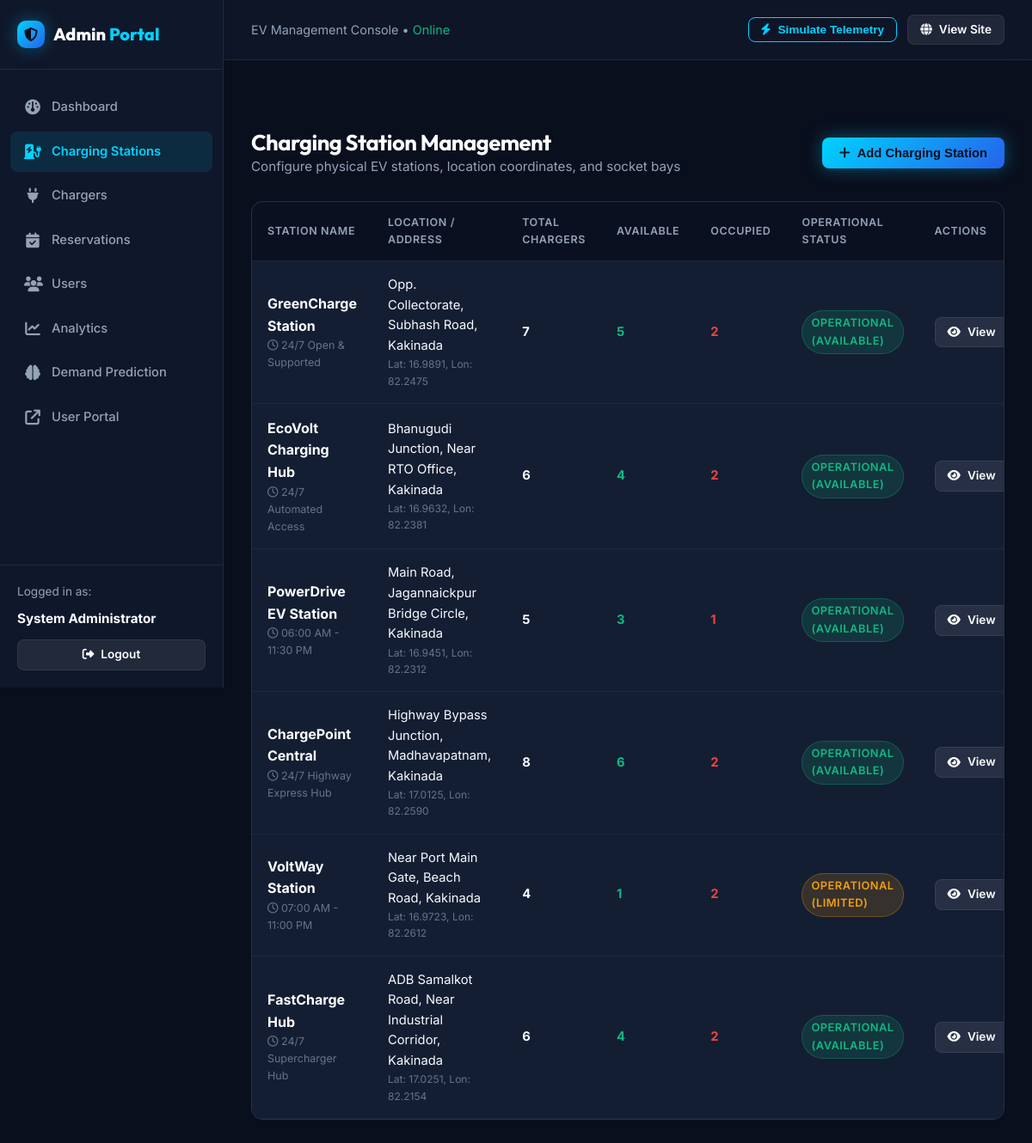
Page /admin/stations (signed in) on the committed database.
### database.py (models this page shows, shortened)
class User(db.Model):
    __tablename__ = 'users'
    user_id = db.Column(db.Integer, primary_key=True, autoincrement=True)
    name = db.Column(db.String(100), nullable=False)
    email = db.Column(db.String(120), unique=True, nullable=False, index=True)
    phone = db.Column(db.String(20), nullable=False)
    password = db.Column(db.String(255), nullable=False)
    vehicle_type = db.Column(db.String(50), default='Electric Sedan')
    vehicle_number = db.Column(db.String(25), default='AP-05-EV-1001')
    role = db.Column(db.String(20), default='user')  # 'user' or 'admin'
    status = db.Column(db.String(20), default='active')  # 'active' or 'disabled'
    created_at = db.Column(db.DateTime, default=datetime.utcnow)
    reservations = db.relationship('Reservation', backref='user', lazy=True, cascade='all, delete-orphan')

class Station(db.Model):
    __tablename__ = 'stations'
    station_id = db.Column(db.Integer, primary_key=True, autoincrement=True)
    station_name = db.Column(db.String(150), nullable=False)
    address = db.Column(db.String(255), nullable=False)
    city = db.Column(db.String(80), default='Kakinada')
    latitude = db.Column(db.Float, nullable=False)
    longitude = db.Column(db.Float, nullable=False)
    operating_hours = db.Column(db.String(80), default='24/7 Support & Access')
    status = db.Column(db.String(30), default='Operational')
    created_at = db.Column(db.DateTime, default=datetime.utcnow)
    chargers = db.relationship('Charger', backref='station', lazy=True, cascade='all, delete-orphan')
    reservations = db.relationship('Reservation', backref='station', lazy=True, cascade='all, delete-orphan')
    usage_records = db.relationship('UsageHistory', backref='station', lazy=True, cascade='all, delete-orphan')
    @property
    def total_chargers(self):
        return len(self.chargers)
    @property
    def available_chargers(self):
        return sum(1 for c in self.chargers if c.status == 'Available')
    @property
    def occupied_chargers(self):
        return sum(1 for c in self.chargers if c.status == 'Occupied')
    @property
    def availability_badge(self):
        avail = self.available_chargers
        total = self.total_chargers
        if total == 0 or avail == 0:
            return {'text': 'Full', 'class': 'badge-danger', 'color': '#EF4444'}
        elif avail <= 2 or (avail / total) < 0.35:
            return {'text': 'Limited', 'class': 'badge-warning', 'color': '#F59E0B'}
        else:
            return {'text': 'Available', 'class': 'badge-success', 'color': '#10B981'}

class Charger(db.Model):
    __tablename__ = 'chargers'
    charger_id = db.Column(db.Integer, primary_key=True, autoincrement=True)
    station_id = db.Column(db.Integer, db.ForeignKey('stations.station_id', ondelete='CASCADE'), nullable=False)
    charger_code = db.Column(db.String(20), nullable=False)  # e.g., 'CH-01'
    charger_type = db.Column(db.String(50), nullable=False)  # 'AC Charging', 'DC Fast Charging', 'Rapid Charging'
    power_rating = db.Column(db.String(30), nullable=False)  # '22 kW', '60 kW', '150 kW'
    status = db.Column(db.String(30), default='Available')  # 'Available', 'Occupied', 'Maintenance'
    price_per_kwh = db.Column(db.Float, default=14.50)
    current_vehicle = db.Column(db.String(50), nullable=True)
    reservations = db.relationship('Reservation', backref='charger', lazy=True, cascade='all, delete-orphan')

### app.py (the view)
@app.route('/admin/stations')
@admin_required
def admin_stations():
    stations = Station.query.all()
    return render_template('admin/stations.html', stations=stations)

### app.py (called while the page is built)
@app.context_processor
def inject_global_vars():
    user = None
    if 'user_id' in session:
        user = User.query.get(session['user_id'])
    return {
        'current_user': user,
        'current_year': datetime.now().year,
        'is_admin': session.get('role') == 'admin'
    }

def admin_required(f):
    @wraps(f)
    def decorated_function(*args, **kwargs):
        if 'user_id' not in session or session.get('role') != 'admin':
            flash('Access restricted. Admin credentials required.', 'danger')
            return redirect(url_for('login'))
        return f(*args, **kwargs)
    return decorated_function

### templates/admin/stations.html (shortened to what this page needs)
{% extends "admin/base_admin.html" %}
{% block admin_content %}
<div>
    <div style="display: flex; justify-content: space-between; align-items: center; margin-bottom: 28px; flex-wrap: wrap; gap: 16px;">
        <div>
            <h1 class="admin-header-title">Charging Station Management</h1>
            <p style="color: var(--text-secondary); font-size: 0.95rem;">Configure physical EV stations, location coordinates, and socket bays</p>
        </div>
        <button type="button" class="btn btn-primary" id="openAddStationModal">
            <i class="fa-solid fa-plus"></i> Add Charging Station
        </button>
    </div>
    <div class="table-responsive">
        <table class="custom-table">
            <thead>
                <tr>
                    <th>Station Name</th>
                    <th>Location / Address</th>
                    <th>Total Chargers</th>
                    <th>Available</th>
                    <th>Occupied</th>
                    <th>Operational Status</th>
                    <th>Actions</th>
                </tr>
            </thead>
            <tbody>
                {% for st in stations %}
                <tr>
                    <td>
                        <strong style="color: #FFFFFF; font-size: 1rem;">{{ st.station_name }}</strong>
                        <div style="font-size: 0.78rem; color: var(--text-muted);"><i class="fa-regular fa-clock"></i> {{ st.operating_hours }}</div>
                    </td>
                    <td>
                        <div>{{ st.address }}</div>
                        <div style="font-size: 0.75rem; color: var(--text-muted);">Lat: {{ "%.4f"|format(st.latitude) }}, Lon: {{ "%.4f"|format(st.longitude) }}</div>
                    </td>
                    <td><strong>{{ st.total_chargers }}</strong></td>
                    <td><span style="color: #10B981; font-weight: 700;">{{ st.available_chargers }}</span></td>
                    <td><span style="color: #EF4444; font-weight: 700;">{{ st.occupied_chargers }}</span></td>
                    <td>
                        <span class="badge {{ st.availability_badge.class }}">{{ st.status }} ({{ st.availability_badge.text }})</span>
                    </td>
                    <td>
                        <div style="display: flex; gap: 8px;">
                            <a href="{{ url_for('station_detail', station_id=st.station_id) }}" class="btn btn-secondary btn-sm" target="_blank" title="View Public Station Page">
                                <i class="fa-solid fa-eye"></i> View
                            </a>
                        </div>
                    </td>
                </tr>
                {% endfor %}
            </tbody>
        </table>
    </div>
</div>
{% endblock %}

### templates/admin/base_admin.html (shortened to what this page needs)
<!DOCTYPE html>
<html lang="en">
<head>
    <link rel="stylesheet" href="https://cdnjs.cloudflare.com/ajax/libs/font-awesome/6.5.1/css/all.min.css">
    <link rel="stylesheet" href="{{ url_for('static', filename='css/style.css') }}">
    <link rel="stylesheet" href="{{ url_for('static', filename='css/admin.css') }}">
</head>
<body>
    <div class="admin-layout">
        <aside class="admin-sidebar" id="adminSidebar">
            <div class="admin-sidebar-header">
                <a href="{{ url_for('admin_dashboard') }}" class="brand-logo" style="font-size: 1.25rem;">
                    <span class="brand-icon" style="width: 32px; height: 32px; font-size: 1rem;"><i class="fa-solid fa-shield-halved"></i></span>
                    <span>Admin <span class="brand-accent">Portal</span></span>
                </a>
            </div>
            <ul class="admin-nav">
                <li class="admin-nav-item">
                    <a href="{{ url_for('admin_dashboard') }}" class="admin-nav-link {% if request.endpoint == 'admin_dashboard' %}active{% endif %}">
                        <i class="fa-solid fa-gauge"></i>
                        <span>Dashboard</span>
                    </a>
                </li>
                <li class="admin-nav-item">
                    <a href="{{ url_for('admin_stations') }}" class="admin-nav-link {% if request.endpoint == 'admin_stations' %}active{% endif %}">
                        <i class="fa-solid fa-charging-station"></i>
                        <span>Charging Stations</span>
                    </a>
                </li>
                <li class="admin-nav-item">
                    <a href="{{ url_for('admin_chargers') }}" class="admin-nav-link {% if request.endpoint == 'admin_chargers' %}active{% endif %}">
                        <i class="fa-solid fa-plug"></i>
                        <span>Chargers</span>
                    </a>
                </li>
                <li class="admin-nav-item">
                    <a href="{{ url_for('admin_reservations') }}" class="admin-nav-link {% if request.endpoint == 'admin_reservations' %}active{% endif %}">
                        <i class="fa-solid fa-calendar-check"></i>
                        <span>Reservations</span>
                    </a>
                </li>
                <li class="admin-nav-item">
                    <a href="{{ url_for('admin_users') }}" class="admin-nav-link {% if request.endpoint == 'admin_users' %}active{% endif %}">
                        <i class="fa-solid fa-users"></i>
                        <span>Users</span>
                    </a>
                </li>
                <li class="admin-nav-item">
                    <a href="{{ url_for('analytics') }}" class="admin-nav-link">
                        <i class="fa-solid fa-chart-line"></i>
                        <span>Analytics</span>
                    </a>
                </li>
                <li class="admin-nav-item">
                    <a href="{{ url_for('ml_demand') }}" class="admin-nav-link">
                        <i class="fa-solid fa-brain"></i>
                        <span>Demand Prediction</span>
                    </a>
                </li>
                <li class="admin-nav-item">
                    <a href="{{ url_for('index') }}" class="admin-nav-link" target="_blank">
                        <i class="fa-solid fa-arrow-up-right-from-square"></i>
                        <span>User Portal</span>
                    </a>
                </li>
            </ul>
            <div class="admin-sidebar-footer">
                <div style="font-size: 0.85rem; color: var(--text-secondary); margin-bottom: 8px;">Logged in as:</div>
                <div style="font-weight: 700; color: #FFFFFF; font-size: 0.95rem; margin-bottom: 12px;">{{ current_user.name }}</div>
                <a href="{{ url_for('logout') }}" class="btn btn-secondary btn-sm" style="width: 100%;">
                    <i class="fa-solid fa-right-from-bracket"></i> Logout
                </a>
            </div>
        </aside>
        <div class="admin-main">
            <header class="admin-topbar">
                <div style="display: flex; align-items: center; gap: 14px;">
                    <div style="font-size: 0.9rem; color: var(--text-secondary);">
                        EV Management Console &bull; <span style="color: #10B981;">Online</span>
                    </div>
                </div>
                <div style="display: flex; align-items: center; gap: 12px;">
                    <button id="livePulseBtn" class="btn btn-outline btn-sm">
                        <i class="fa-solid fa-bolt"></i> Simulate Telemetry
                    </button>
                    <a href="{{ url_for('index') }}" class="btn btn-secondary btn-sm">
                        <i class="fa-solid fa-globe"></i> View Site
                    </a>
                </div>
            </header>
            <div class="container alert-container" style="padding-top: 16px;">
            </div>
            <div class="admin-content">
                {% block admin_content %}{% endblock %}
            </div>
        </div>
    </div>
</body>
</html>

### static/css/style.css (style rules this page uses)
:root { --bg-primary: #0A0F1D; --bg-secondary: #0F172A; --bg-card: #141E33; --bg-card-hover: #1A2744; --bg-glass: rgba(20, 30, 51, 0.75); --border-color: rgba(255, 255, 255, 0.08); --border-accent: rgba(0, 210, 255, 0.3); --electric-cyan: #00D2FF; --electric-blue: #2563EB; --electric-purple: #8B5CF6; --electric-glow: 0 0 20px rgba(0, 210, 255, 0.35); --electric-glow-lg: 0 0 35px rgba(0, 210, 255, 0.45); --status-available: #10B981; --status-available-glow: rgba(16, 185, 129, 0.3); --status-occupied: #EF4444; --status-occupied-glow: rgba(239, 68, 68, 0.3); --status-warning: #F59E0B; --status-warning-glow: rgba(245, 158, 11, 0.3); --text-primary: #F8FAFC; --text-secondary: #94A3B8; --text-muted: #64748B; --gradient-hero: linear-gradient(135deg, #0A0F1D 0%, #0F1B38 50%, #0A142A 100%); --gradient-electric: linear-gradient(135deg, #00D2FF 0%, #2563EB 100%); --gradient-card: linear-gradient(180deg, rgba(25, 36, 61, 0.6) 0%, rgba(15, 23, 42, 0.8) 100%); --radius-sm: 8px; --radius-md: 14px; --radius-lg: 20px; --radius-full: 9999px; --shadow-sm: 0 2px 8px rgba(0, 0, 0, 0.25); --shadow-md: 0 8px 24px rgba(0, 0, 0, 0.35); --shadow-lg: 0 16px 40px rgba(0, 0, 0, 0.45); --transition-fast: 0.2s cubic-bezier(0.4, 0, 0.2, 1); --transition-smooth: 0.3s cubic-bezier(0.4, 0, 0.2, 1); }
* { margin: 0; padding: 0; box-sizing: border-box; }
html { scroll-behavior: smooth; }
body { font-family: 'Inter', -apple-system, BlinkMacSystemFont, 'Segoe UI', Roboto, sans-serif; background-color: var(--bg-primary); color: var(--text-primary); min-height: 100vh; display: flex; flex-direction: column; overflow-x: hidden; line-height: 1.6; }
h1, h2, h3, h4, h5, h6 { font-family: 'Outfit', sans-serif; color: #FFFFFF; font-weight: 700; letter-spacing: -0.02em; line-height: 1.25; }
a { color: var(--electric-cyan); text-decoration: none; transition: var(--transition-fast); }
.container { max-width: 1240px; margin: 0 auto; padding: 0 24px; }
.brand-logo { display: flex; align-items: center; gap: 10px; font-family: 'Outfit', sans-serif; font-size: 1.45rem; font-weight: 800; color: #FFFFFF; text-decoration: none; }
.brand-icon { display: inline-flex; align-items: center; justify-content: center; width: 38px; height: 38px; background: var(--gradient-electric); border-radius: 10px; color: #0A0F1D; font-size: 1.2rem; box-shadow: var(--electric-glow); }
.brand-accent { color: var(--electric-cyan); }
.btn { display: inline-flex; align-items: center; justify-content: center; gap: 8px; padding: 10px 20px; border-radius: var(--radius-sm); font-weight: 600; font-size: 0.92rem; cursor: pointer; transition: var(--transition-smooth); border: none; outline: none; text-decoration: none; }
.btn-primary { background: var(--gradient-electric); color: #08101E; box-shadow: var(--electric-glow); }
.btn-secondary { background: rgba(255, 255, 255, 0.08); color: #FFFFFF; border: 1px solid var(--border-color); }
.btn-outline { background: transparent; border: 1px solid var(--electric-cyan); color: var(--electric-cyan); }
.btn-sm { padding: 6px 14px; font-size: 0.85rem; }
.badge { display: inline-flex; align-items: center; gap: 6px; padding: 4px 10px; border-radius: var(--radius-full); font-size: 0.8rem; font-weight: 600; text-transform: uppercase; letter-spacing: 0.04em; }
.badge-success { background: rgba(16, 185, 129, 0.15); color: #10B981; border: 1px solid rgba(16, 185, 129, 0.3); }
.badge-warning { background: rgba(245, 158, 11, 0.15); color: #F59E0B; border: 1px solid rgba(245, 158, 11, 0.3); }
.table-responsive { width: 100%; overflow-x: auto; border-radius: var(--radius-md); border: 1px solid var(--border-color); background: var(--bg-card); }
.custom-table { width: 100%; border-collapse: collapse; text-align: left; font-size: 0.92rem; }
.custom-table th { background: rgba(10, 15, 29, 0.85); padding: 14px 18px; color: var(--text-secondary); font-weight: 600; text-transform: uppercase; font-size: 0.78rem; letter-spacing: 0.05em; border-bottom: 1px solid var(--border-color); }
.custom-table td { padding: 16px 18px; border-bottom: 1px solid rgba(255, 255, 255, 0.04); color: var(--text-primary); }
.alert-container { margin: 16px 0; }

### rows in the picture
User: name "System Administrator"
Station: station_name "GreenCharge Station", operating_hours "24/7 Open & Supported", address "Opp. Collectorate, Subhash Road, Kakinada", latitude "16.9891", longitude "82.2475", total_chargers "7", available_chargers "5", occupied_chargers "2", status "OPERATIONAL", availability_badge.text "AVAILABLE"
Station: station_name "EcoVolt Charging Hub", operating_hours "24/7 Automated Access", address "Bhanugudi Junction, Near RTO Office, Kakinada", latitude "16.9632", longitude "82.2381", total_chargers "6", available_chargers "4", occupied_chargers "2", status "OPERATIONAL", availability_badge.text "AVAILABLE"
Station: station_name "PowerDrive EV Station", operating_hours "06:00 AM - 11:30 PM", address "Main Road, Jagannaickpur Bridge Circle, Kakinada", latitude "16.9451", longitude "82.2312", total_chargers "5", available_chargers "3", occupied_chargers "1", status "OPERATIONAL", availability_badge.text "AVAILABLE"
Station: station_name "ChargePoint Central", operating_hours "24/7 Highway Express Hub", address "Highway Bypass Junction, Madhavapatnam, Kakinada", latitude "17.0125", longitude "82.2590", total_chargers "8", available_chargers "6", occupied_chargers "2", status "OPERATIONAL", availability_badge.text "AVAILABLE"
Station: station_name "VoltWay Station", operating_hours "07:00 AM - 11:00 PM", address "Near Port Main Gate, Beach Road, Kakinada", latitude "16.9723", longitude "82.2612", total_chargers "4", available_chargers "1", occupied_chargers "2", status "OPERATIONAL", availability_badge.text "LIMITED"
Station: station_name "FastCharge Hub", operating_hours "24/7 Supercharger Hub", address "ADB Samalkot Road, Near Industrial Corridor, Kakinada", latitude "17.0251", longitude "82.2154", total_chargers "6", available_chargers "4", occupied_chargers "2", status "OPERATIONAL", availability_badge.text "AVAILABLE"
